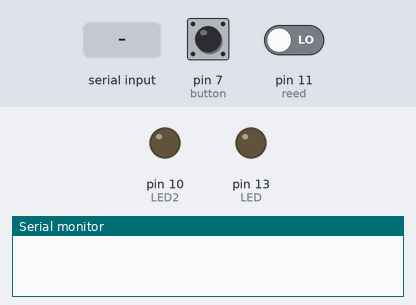
The sketch below on a simulated Arduino Uno, built with avr-gcc and run on an emulated ATmega328P. Shown: output pins drawn as LEDs (lit = HIGH), the last lines printed to the serial monitor. The inputs (shaded band) are chosen by the test bench; at power-on: pin 7 (button) LOW, pin 11 (reed) LOW.

Above: at 1.2 s.
1.3 s: pin 7 (button) pulled HIGH for 0.15 s
At 2.3 s:
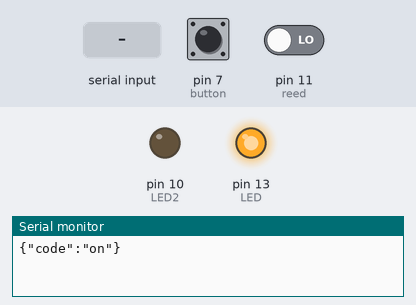
3.3 s: "1" received over Serial
At 4.1 s:
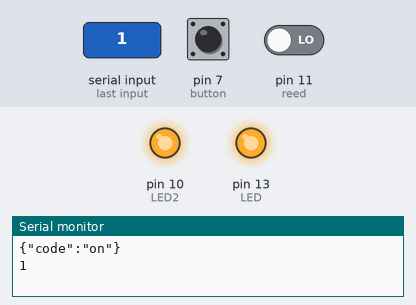
4.8 s: pin 7 (button) pulled HIGH for 1 s
At 6.2 s:
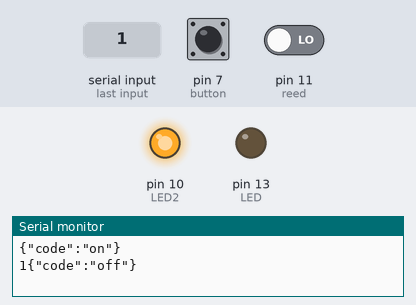
7.3 s: pin 7 (button) pulled HIGH for 3.2 s
At 8.1 s:
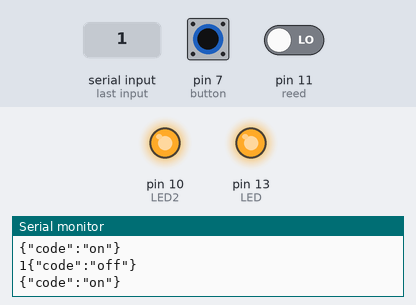
12.0 s: "2" received over Serial
At 13.1 s:
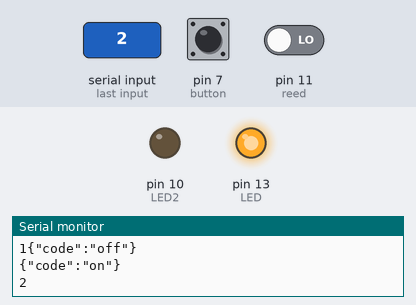
Timing chart, 0 to 14.5 s (numbered marks = the images above; inputs shaded):
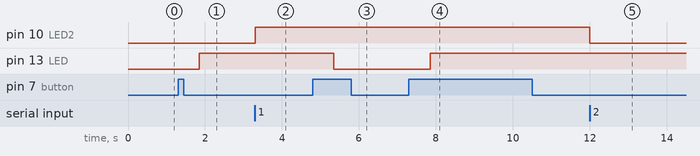

Measured:
- after the input at 1.3 s, pin 13 (LED): LOW → HIGH after 0.55 s
- after the input at 3.3 s, pin 10 (LED2): LOW → HIGH at once
- after the input at 4.8 s, pin 13 (LED): HIGH → LOW after 0.55 s
- after the input at 7.3 s, pin 13 (LED): LOW → HIGH after 0.55 s
- after the input at 12.0 s, pin 10 (LED2): HIGH → LOW at once

The sketch:

LED_nodejs_test.ino
```cpp
//Test 1
const int LED = 13;
const int LED2 = 10;
const int button = 7; //ボタンが接続されているピン
const int reed = 11; //リードセンサーが接続されているピン

int val = 0; //入力ピンの情報がここに格納される
int reed_val = 0; //入力ピンの情報がここに格納される
int old_val = 0; //以前のvalの値を保存しておく
int state = 0; //LEDの状態（０でオフ、１でオン）
char trans[20]; // 数字（文字列）の送信用配列
char recv[10]; // 数字（文字列）の受信用配列


void setup()
{
  pinMode(LED, OUTPUT); //arduinoの出力がLEDだと定義
  pinMode(LED2, OUTPUT); //arduinoの出力がLED2だと定義
  pinMode(button, INPUT); //buttonは入力として設定
  pinMode(reed, INPUT); //reedは入力として設定
  // シリアル通信速度
  Serial.begin(9600);
}

void loop()
{
  val = digitalRead(button); //入力を読み取り、valに格納
  reed_val = digitalRead(reed); //入力を読み取り、valに格納
/*
  if(reed_val == LOW){
    digitalWrite(LED2, HIGH);
    //Serial.print("ok");
  }
  if(reed_val == HIGH){
    digitalWrite(LED2, LOW);
    //Serial.print("ff");
  }
  */
  //入力がHighか否か、スイッチが押されるたびに一度だけ実行される
  if ((val == HIGH) && (old_val == LOW)){
  state = 1 - state;
  //ON
  if(state == 1){
  //Serial.print("ON");
  //Serial.println("");
  //シリアル送信のjsonデータ生成
         memset(trans, 0, 20);
         char *json = &trans[0];
         char *message = "\"on\"";
         sprintf(json, "{\"code\":%s}",message);
         Serial.println(json);
         delay(50);
  }
  //OFF
  if(state == 0){
  //Serial.print("OFF");
  //Serial.println("");
  //シリアル送信のjsonデータ生成
         memset(trans, 0, 20);
         char *json = &trans[0];
         char *message = "\"off\"";
         sprintf(json, "{\"code\":%s}",message);
         Serial.println(json);
         delay(50);
  }
  delay(500);
  }
  old_val = val;
  if (state == 1){
    digitalWrite(LED, HIGH);
  } else {
    //digitalWrite(LED2, LOW);
    digitalWrite(LED, LOW); //LED off
  }

  // シリアルからのデータ受信
  memset(recv, 0, 10);
  char *p = &recv[0];
  recvStr(p);
  if(p > 0){
  Serial.print(p);
//    digitalWrite(LED2, HIGH);
  }
  if (strcmp("1", p) == 0) { //"on"だとだめ
    digitalWrite(LED2, HIGH);
  } else if (strcmp("2", p) == 0) { //"off"だとだめ
    digitalWrite(LED2, LOW);
  }

}

// データ受信
void recvStr(char *buf)
{
  int i = 0;
  char c;
  while (Serial.available()) {
      c = Serial.read();
      buf[i] = c;
      i++;
  }
}
```
